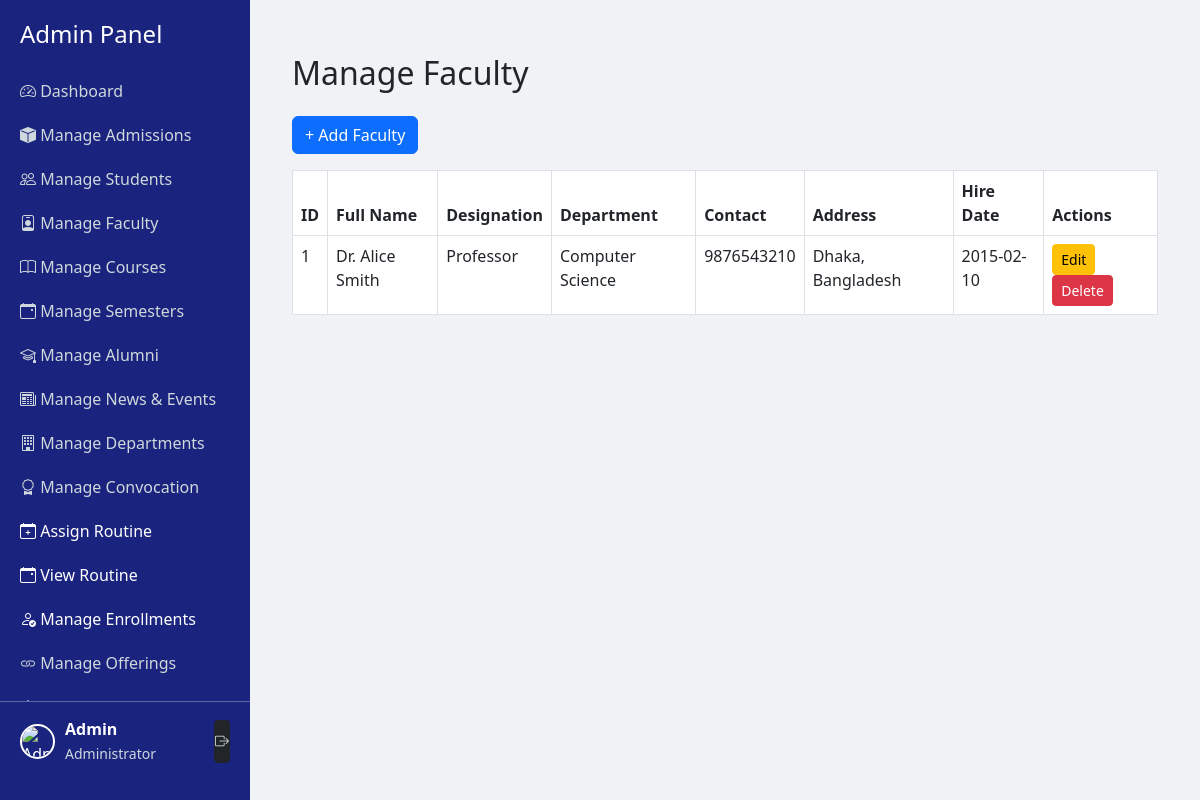
The app's page /admin/manage_faculty.php (signed in) with its own data.
### tables this page shows
CREATE TABLE `faculty` (
  `faculty_id` int(11) NOT NULL,
  `user_id` int(11) NOT NULL,
  `full_name` varchar(150) NOT NULL,
  `designation` varchar(100) DEFAULT NULL,
  `department` varchar(100) DEFAULT NULL,
  `contact` varchar(50) DEFAULT NULL,
  `address` text DEFAULT NULL,
  `hire_date` date DEFAULT NULL
);

### admin/manage_faculty.php (the view, shortened to what this page needs)
<?php
require_once __DIR__ . "/../app/config/db.php";
$stmt = $DB_con->query("SELECT * FROM faculty ORDER BY hire_date DESC");
$faculty_list = $stmt->fetchAll(PDO::FETCH_ASSOC);
?>
<?php include 'admin_header.php'; ?>
<div class="container mt-4">
    <h2 class="mb-4">Manage Faculty</h2>
    <a href="add_faculty.php" class="btn btn-primary mb-3">+ Add Faculty</a>
    <table class="table table-bordered">
        <thead class="thead-dark">
            <tr>
                <th>ID</th>
                <th>Full Name</th>
                <th>Designation</th>
                <th>Department</th>
                <th>Contact</th>
                <th>Address</th>
                <th>Hire Date</th>
                <th>Actions</th>
            </tr>
        </thead>
        <tbody>
            <?php foreach ($faculty_list as $faculty): ?>
                <tr>
                    <td><?= $faculty['faculty_id']; ?></td>
                    <td><?= $faculty['full_name']; ?></td>
                    <td><?= $faculty['designation']; ?></td>
                    <td><?= $faculty['department']; ?></td>
                    <td><?= $faculty['contact']; ?></td>
                    <td><?= $faculty['address']; ?></td>
                    <td><?= $faculty['hire_date']; ?></td>
                    <td>
                        <a href="edit_faculty.php?id=<?= $faculty['faculty_id']; ?>" class="btn btn-sm btn-warning">Edit</a>
                        <a href="delete_faculty.php?id=<?= $faculty['faculty_id']; ?>" class="btn btn-sm btn-danger" onclick="return confirm('Are you sure?');">Delete</a>
                    </td>
                </tr>
            <?php endforeach; ?>
        </tbody>
    </table>
</div>
<?php include 'admin_footer.php'; ?>

### admin/admin_header.php (style rules this page uses)
body { display: flex; min-height: 100vh; margin: 0; }

### records on screen
faculty: faculty_id "1", full_name "Dr. Alice Smith", designation "Professor", department "Computer Science", contact "9876543210", address "Dhaka, Bangladesh", hire_date "2015-02-10"

### other values on screen
$_SESSION['admin_name'] "Admin"
